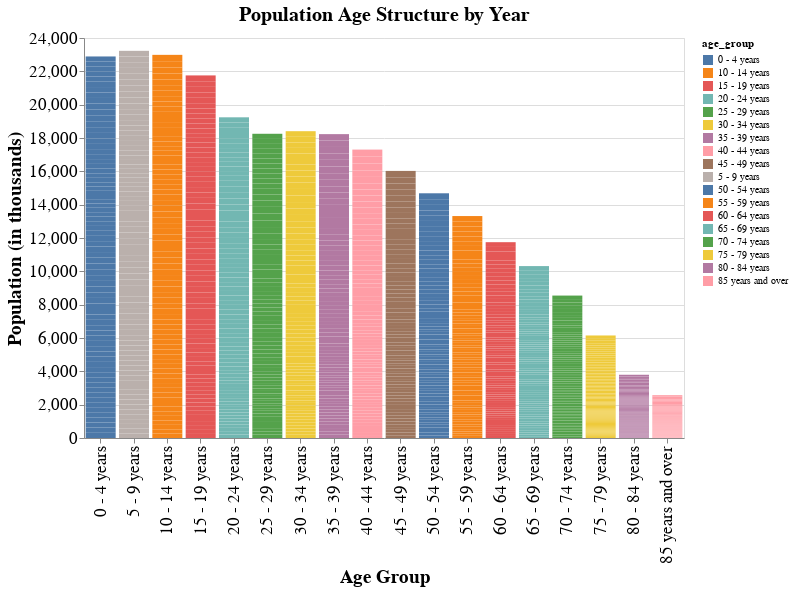

Write notebook code for a chart like this one.
### Markdown cell above
# Visualising age structure across time

As altair operates on long_form data we use df_narrow_long

### Code cell
# Filter the DataFrame for 'Both sexes'
df_both_sexes = df_narrow_long[df_narrow_long['sex'] == 'Both sexes']



# Define the list of years for the slider
years = [1950, 1955, 1960, 1965, 1970, 1975, 1980, 1985, 1990, 1995, 2000, 2005, 2010, 2015, 2020, 2021, 2022, 2023]

# Create a slider selection for the year
slider = alt.binding_range(min=min(years), max=max(years), step=1, name='Year:')
select_year = alt.selection_single(fields=['year'], bind=slider)

# Create the Altair chart
chart = alt.Chart(df_both_sexes).mark_bar().encode(
    x=alt.X('age_group:N', title='Age Group', sort=narrow_ages),
    y=alt.Y('value:Q', title='Population (in thousands)'),
    tooltip=[alt.Tooltip('age_group:N', title='Age Group'), alt.Tooltip('value:Q', title='Population')],
    color='age_group:N'
).add_selection(
    select_year
).transform_filter(
    select_year
).properties(
    title='Population Age Structure by Year',
    width=600,
    height=400
)
# Configure title and label font sizes
chart = chart.configure_title(fontSize=20) \
              .configure_axis(
                  labelFontSize=17,
                  titleFontSize=19
              )
chart

### Figure 1 — Vega specification as saved in the notebook (floating-point values rounded to 4 significant figures; data arrays with more than 128 entries replaced by an {"elided": "..."} marker saying what was removed)
{"$schema": "https://vega.github.io/schema/vega/v5.json", "data": [{"name": "_server_source_0", "values": {"elided": "1332 records"}}, {"name": "param_1_store"}, {"name": "source_0", "source": "_server_source_0", "transform": [{"type": "filter", "expr": "!length(data(\"param_1_store\")) || vlSelectionTest(\"param_1_store\", datum)"}, {"type": "formula", "expr": "datum[\"age_group\"]===\"0 - 4 years\" ? 0 : datum[\"age_group\"]===\"5 - 9 years\" ? 1 : datum[\"age_group\"]===\"10 - 14 years\" ? 2 : datum[\"age_group\"]===\"15 - 19 years\" ? 3 : datum[\"age_group\"]===\"20 - 24 years\" ? 4 : datum[\"age_group\"]===\"25 - 29 years\" ? 5 : datum[\"age_group\"]===\"30 - 34 years\" ? 6 : datum[\"age_group\"]===\"35 - 39 years\" ? 7 : datum[\"age_group\"]===\"40 - 44 years\" ? 8 : datum[\"age_group\"]===\"45 - 49 years\" ? 9 : datum[\"age_group\"]===\"50 - 54 years\" ? 10 : datum[\"age_group\"]===\"55 - 59 years\" ? 11 : datum[\"age_group\"]===\"60 - 64 years\" ? 12 : datum[\"age_group\"]===\"65 - 69 years\" ? 13 : datum[\"age_group\"]===\"70 - 74 years\" ? 14 : datum[\"age_group\"]===\"75 - 79 years\" ? 15 : datum[\"age_group\"]===\"80 - 84 years\" ? 16 : datum[\"age_group\"]===\"85 years and over\" ? 17 : 18", "as": "x_age_group_sort_index"}, {"type": "project", "fields": ["age_group", "value", "x_age_group_sort_index"]}]}, {"name": "data_0", "source": "source_0", "transform": [{"type": "stack", "field": "value", "groupby": ["age_group"], "sort": {"field": [], "order": []}, "as": ["value_start", "value_end"], "offset": "zero"}, {"type": "filter", "expr": "isValid(datum[\"value\"]) && isFinite(+datum[\"value\"])"}, {"type": "project", "fields": ["age_group", "value", "value_end", "value_start"]}]}, {"name": "source_0_x_domain_age_group", "source": "source_0", "transform": [{"type": "aggregate", "groupby": ["age_group"], "fields": ["x_age_group_sort_index"], "ops": ["min"], "as": ["sort_field"]}, {"type": "project", "fields": ["age_group", "sort_field"]}]}, {"name": "data_0_color_domain_age_group", "source": "data_0", "transform": [{"type": "aggregate", "groupby": ["age_group"], "fields": [], "ops": [], "as": []}, {"type": "formula", "expr": "datum['age_group']", "as": "sort_field"}, {"type": "project", "fields": ["age_group"]}]}], "signals": [{"name": "unit", "value": {}, "on": [{"events": "pointermove", "update": "isTuple(group()) ? group() : unit"}]}, {"name": "param_1_year", "value": null, "bind": {"input": "range", "max": 2023, "min": 1950, "name": "Year:", "step": 1}}, {"name": "param_1", "update": "vlSelectionResolve(\"param_1_store\", \"union\", true, true)"}, {"name": "param_1_tuple", "update": "param_1_year !== null ? {fields: param_1_tuple_fields, values: [param_1_year]} : null"}, {"name": "param_1_tuple_fields", "value": [{"type": "E", "field": "year"}]}, {"name": "param_1_modify", "on": [{"events": {"signal": "param_1_tuple"}, "update": "modify(\"param_1_store\", param_1_tuple, true)"}]}], "marks": [{"type": "rect", "name": "marks", "from": {"data": "data_0"}, "encode": {"update": {"fill": {"field": "age_group", "scale": "color"}, "x": {"field": "age_group", "scale": "x"}, "tooltip": {"signal": "{\"Age Group\": isValid(datum[\"age_group\"]) ? datum[\"age_group\"] : \"\"+datum[\"age_group\"], \"Population\": format(datum[\"value\"], \"\")}"}, "width": {"signal": "max(0.25, bandwidth('x'))"}, "y2": {"field": "value_start", "scale": "y"}, "y": {"field": "value_end", "scale": "y"}, "ariaRoleDescription": {"value": "bar"}, "description": {"signal": "\"Age Group: \" + (isValid(datum[\"age_group\"]) ? datum[\"age_group\"] : \"\"+datum[\"age_group\"]) + \"; Population (in thousands): \" + (format(datum[\"value\"], \"\")) + \"; age_group: \" + (isValid(datum[\"age_group\"]) ? datum[\"age_group\"] : \"\"+datum[\"age_group\"]) + \"; Population: \" + (format(datum[\"value\"], \"\"))"}}}, "interactive": true, "style": ["bar"]}], "scales": [{"name": "x", "type": "band", "domain": {"data": "source_0_x_domain_age_group", "field": "age_group", "sort": {"op": "max", "field": "sort_field"}}, "range": [0, {"signal": "width"}], "paddingInner": 0.1, "paddingOuter": 0.05}, {"name": "y", "type": "linear", "domain": {"data": "data_0", "fields": ["value_start", "value_end"]}, "range": [{"signal": "height"}, 0], "nice": true, "zero": true}, {"name": "color", "type": "ordinal", "domain": {"data": "data_0_color_domain_age_group", "field": "age_group", "sort": true}, "range": "category"}], "axes": [{"scale": "y", "maxExtent": 0, "domain": false, "ticks": false, "zindex": 0, "minExtent": 0, "gridScale": "x", "aria": false, "grid": true, "orient": "left", "labels": false, "tickCount": {"signal": "ceil(height/40)"}}, {"scale": "x", "grid": false, "title": "Age Group", "labelAlign": "right", "labelAngle": 270, "orient": "bottom", "labelBaseline": "middle", "zindex": 0}, {"scale": "y", "orient": "left", "labelOverlap": true, "tickCount": {"signal": "ceil(height/40)"}, "zindex": 0, "grid": false, "title": "Population (in thousands)"}], "title": {"text": "Population Age Structure by Year", "frame": "group"}, "height": 400, "background": "white", "padding": 5, "config": {"axis": {"labelFontSize": 17, "titleFontSize": 19}, "style": {"group-title": {"fontSize": 20}}}, "width": 600, "style": "cell", "legends": [{"fill": "color", "symbolType": "square", "title": "age_group"}]}
